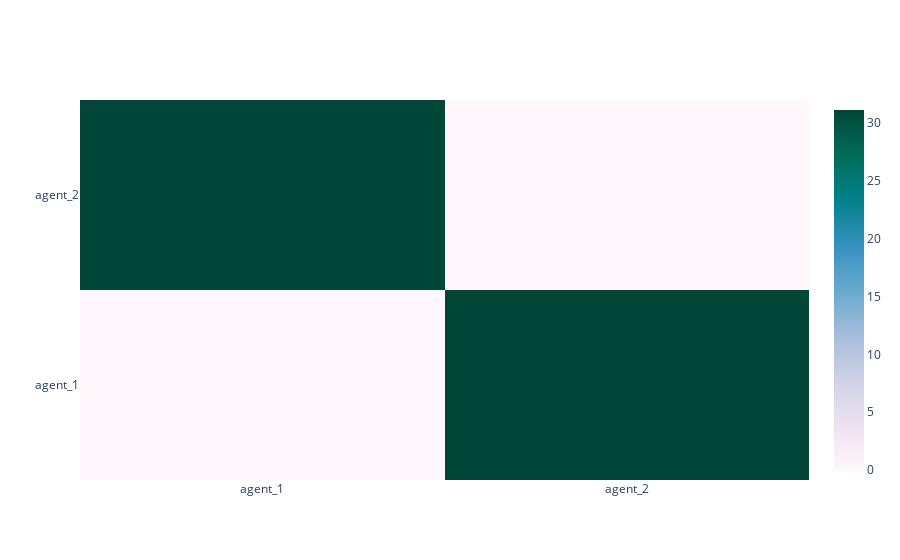

This figure's notebook cell:
### Code cell
fig = heatmap(
    net.similarity_heatmap(),
    x_labels=['agent_'+str(i+1) for i in range(len(net.agents))],
    y_labels=['agent_'+str(i+1) for i in range(len(net.agents))]
)
fig.show()

### Figure 1 — Plotly figure (JSON) as saved in the notebook; plotly's stock layout.template omitted (floating-point values rounded to 4 significant figures)
{"data": [{"colorscale": [[0.0, "rgb(255,247,251)"], [0.125, "rgb(236,226,240)"], [0.25, "rgb(208,209,230)"], [0.375, "rgb(166,189,219)"], [0.5, "rgb(103,169,207)"], [0.625, "rgb(54,144,192)"], [0.75, "rgb(2,129,138)"], [0.875, "rgb(1,108,89)"], [1.0, "rgb(1,70,54)"]], "hoverongaps": false, "x": ["agent_1", "agent_2"], "y": ["agent_1", "agent_2"], "z": [[0.0, 31.12], [31.12, 0.0]], "type": "heatmap"}], "layout": {}}
